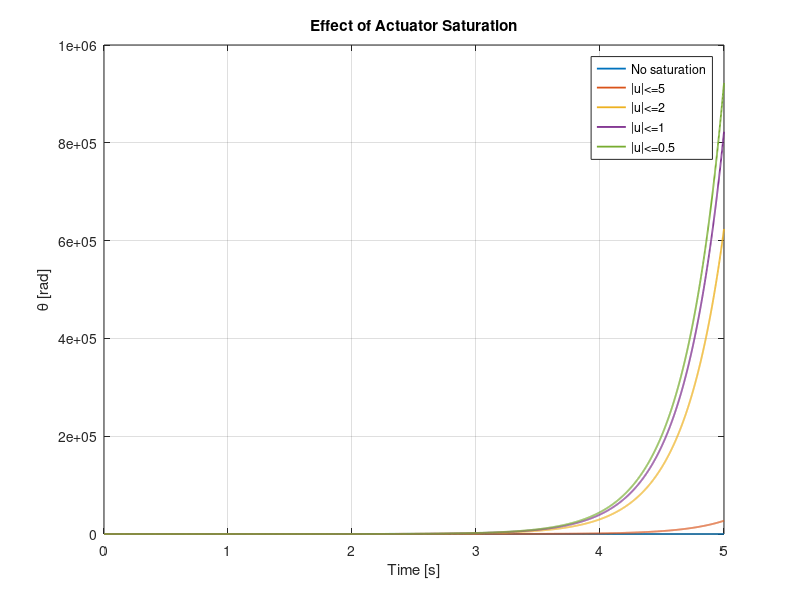

MATLAB code to generate this figure:
%% ACTUATOR SATURATION

clear;
clc;
close all;

%% Plant

m = 1;
l = 1;
b = 0.2;
g = 9.81;

A = [0 1;
     g/l -b/(m*l^2)];

B = [0;
     1/(m*l^2)];

%% LQR

Q = diag([100 10]);
R = 1;

K = lqr(A,B,Q,R);

%% Simulation

dt = 0.001;
t = 0:dt:5;

x0 = [30*pi/180;0];

u_limits = [Inf 5 2 1 0.5];

figure;

for k = 1:length(u_limits)

    umax = u_limits(k);

    x = zeros(2,length(t));
    u = zeros(1,length(t));

    x(:,1) = x0;

    for i = 1:length(t)-1

        u_unsat = -K*x(:,i);

        if isfinite(umax)

            u(i) = min(max(u_unsat,-umax),umax);

        else

            u(i) = u_unsat;

        end

        xdot = A*x(:,i)+B*u(i);

        x(:,i+1) = x(:,i)+dt*xdot;

    end

    plot(t,x(1,:),'LineWidth',1.3);
    hold on;

end

grid on;

xlabel('Time [s]');
ylabel('\theta [rad]');

legend( ...
    'No saturation',...
    '|u|<=5',...
    '|u|<=2',...
    '|u|<=1',...
    '|u|<=0.5');

title('Effect of Actuator Saturation');
